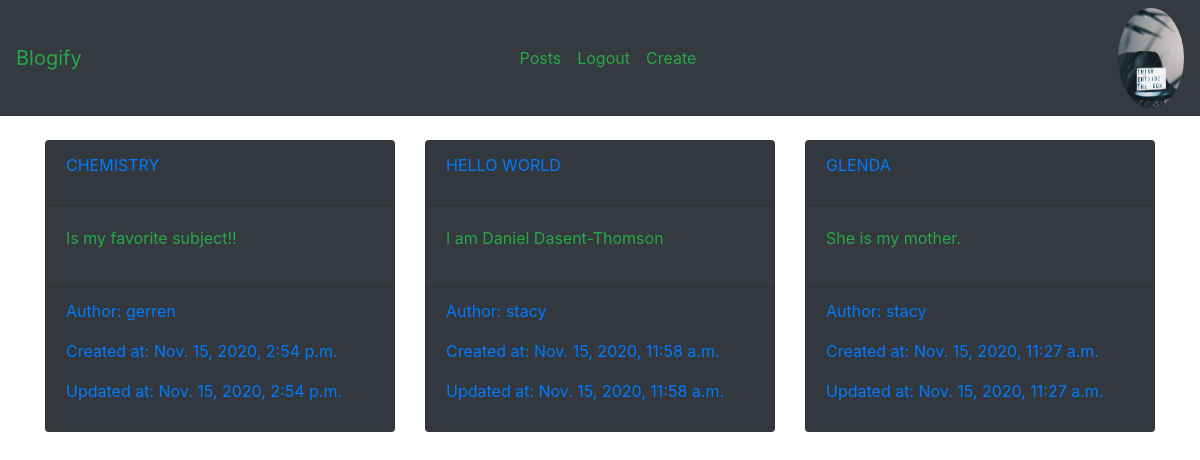
Page /posts/all/ (signed in) on the committed database.
### profiles/models.py (models this page shows, shortened)
class Profile(models.Model):
    first_name = models.CharField(max_length=100, null=True, blank=True)
    middle_name = models.CharField(max_length=100, null=True, blank=True)
    last_name = models.CharField(max_length=100, null=True, blank=True)
    user = models.OneToOneField(User, on_delete=models.CASCADE)
    bio = models.TextField(default='Welcome to Blogify!')
    email = models.EmailField(max_length=200, blank=True, default='None')
    country = models.CharField(max_length=100, blank=True, default='None')
    avatar = models.ImageField(default='blogify.jpg', upload_to='profile_photos/')
    updated = models.DateTimeField(auto_now=True)
    created = models.DateTimeField(auto_now_add=True)

### posts/models.py (models this page shows, shortened)
class Posts(models.Model):
    title = models.CharField(max_length=100)
    content = models.TextField()
    author = models.ForeignKey(User, on_delete=models.CASCADE)
    updated = models.DateTimeField(auto_now=True)
    created = models.DateTimeField(auto_now_add=True)
    class Meta:
        ordering = ('-created',)
        verbose_name = 'Post'

### posts/views.py (the view)
# urls.py: path('all/', all_posts_view, name='all-posts'),
def all_posts_view(request):
    posts = Posts.objects.all()
    context = {
        'posts': posts
    }
    return render(request, 'posts/all_posts.html', context)

### posts/templates/posts/all_posts.html (shortened to what this page needs)
{% extends 'base.html' %}
{% block content %}
    <br>
    <div class="container">
        <div class="row">
            {% for p in posts  %}
                <div class="col-4">
                    <div class="card bg-dark">
                        <div class="card-header">
                            <p class="text-uppercase"><a href="{% url 'posts:detail-post' p.pk %}">{{ p.title }}</a></p>
                        </div>
                        <div class="card-body">
                            <p class="text-success">{{ p.content|slice:":50" }}</p>
                        </div>
                        <div class="card-footer">
                            <p class="text-primary">Author: {{ p.author }}</p>
                            <p class="text-primary">Created at: {{ p.created }}</p>
                            <p class="text-primary">Updated at: {{ p.updated }}</p>
                        </div>
                    </div>
                    <br>
                </div>
            {% endfor %}
        </div>
    </div>
{% endblock content %}

### templates/base.html (shortened to what this page needs)
<!doctype html>
<html lang="en">
  <head>
    <link rel="stylesheet" href="https://cdn.jsdelivr.net/npm/bootstrap@4.5.3/dist/css/bootstrap.min.css">
  </head>
  <body>
    {% include 'navbar.html' %}
    <main>
        {% block content %}
        {% endblock content %}
    </main>
  </body>
</html>

### templates/navbar.html (shortened to what this page needs)
<nav class="navbar navbar-expand-lg navbar-dark bg-dark">
  <a class="navbar-brand text-success" href="{% url 'home' %}">Blogify</a>
  <div class="collapse navbar-collapse" id="navbarSupportedContent">
    <ul class="navbar-nav m-auto">
      <li class="nav-item">
        <a class="nav-link text-success" href="{% url 'posts:all-posts' %}">Posts</a>
      </li>
      {% if request.user.is_authenticated %}
        <li class="nav-item">
          <a class="nav-link text-success" href="{% url 'users:logout' %}">Logout</a>
        </li>
        <li class="nav-item">
          <a class="nav-link text-success" href="{% url 'posts:create-post' %}">Create</a>
        </li>
      {% endif %}
    </ul>
    {% if request.user.is_authenticated %}
        <a href="{% url 'profiles:my-profile' %}"><img class="rounded-circle" height="100px" src="{{ request.user.profile.avatar.url }}" alt="profile photo"></a>
    {% endif %}
  </div>
</nav>

### rows in the picture
Posts: title "CHEMISTRY", content "Is my favorite subject!!", author "gerren", created "Nov. 15, 2020, 2:54 p.m.", updated "Nov. 15, 2020, 2:54 p.m."
Posts: title "HELLO WORLD", content "I am Daniel Dasent-Thomson", author "stacy", created "Nov. 15, 2020, 11:58 a.m.", updated "Nov. 15, 2020, 11:58 a.m."
Posts: title "GLENDA", content "She is my mother.", author "stacy", created "Nov. 15, 2020, 11:27 a.m.", updated "Nov. 15, 2020, 11:27 a.m."
